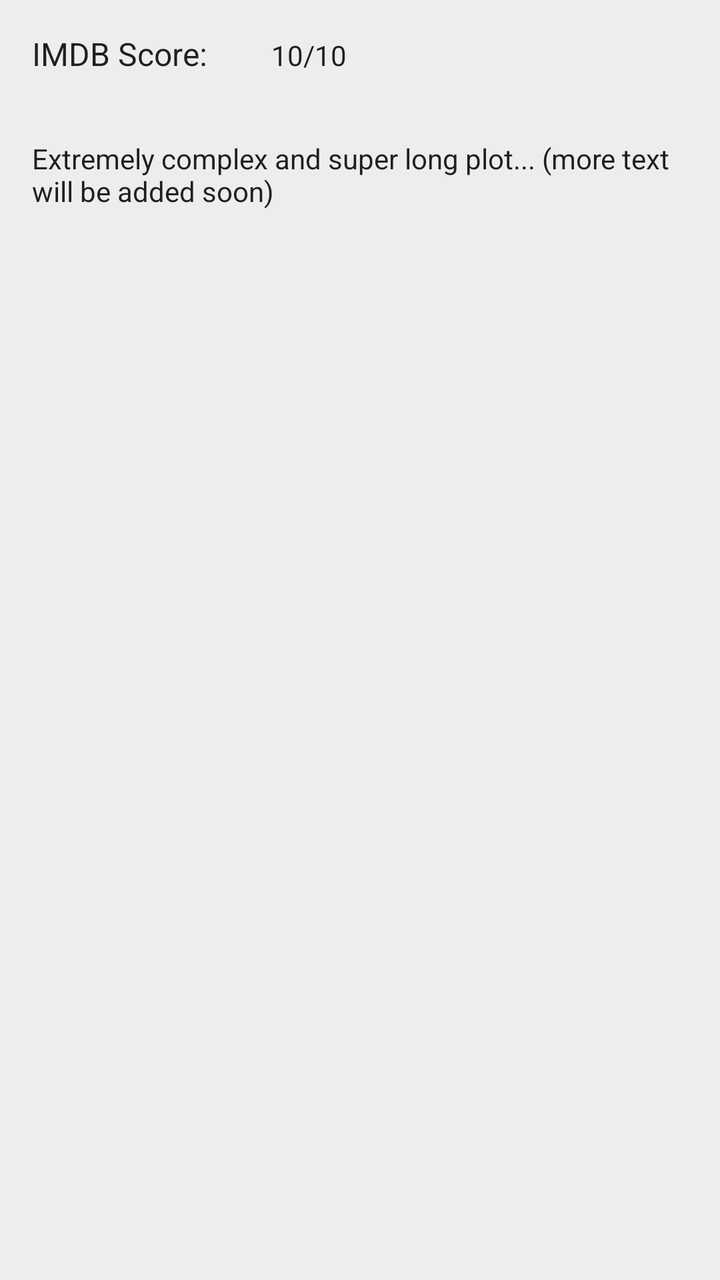
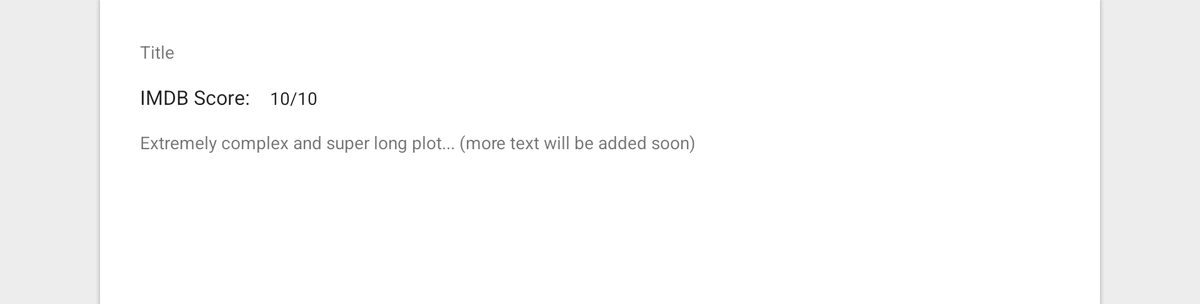

First picture: res/layout/ on a phone held upright. Second picture: the repository's own variant of that layout, on a device whose configuration matches the variant's folder. Source for both follows.
<!-- AndroidManifest.xml: application theme AppTheme -->
<!-- res/layout/content_detail.xml -->
<?xml version="1.0" encoding="utf-8"?>
<android.support.v4.widget.NestedScrollView xmlns:android="http://schemas.android.com/apk/res/android"
    xmlns:app="http://schemas.android.com/apk/res-auto"
    xmlns:tools="http://schemas.android.com/tools"
    android:layout_width="match_parent"
    android:layout_height="match_parent"
    app:layout_behavior="@string/appbar_scrolling_view_behavior"
    tools:context="com.juawapps.openmoviesdb.ui.DetailActivity"
    tools:showIn="@layout/activity_detail">

    <LinearLayout
        android:layout_width="match_parent"
        android:layout_height="match_parent"
        android:orientation="vertical">

        <LinearLayout
            android:layout_width="match_parent"
            android:layout_height="wrap_content"
            android:orientation="horizontal">

            <TextView
                style="@style/TextAppearance.AppCompat.Subhead"
                android:layout_width="wrap_content"
                android:layout_height="wrap_content"
                android:layout_margin="@dimen/text_margin"
                android:text="@string/imdb_score" />

            <TextView
                android:id="@+id/imdb_score"
                style="@style/TextAppearance.AppCompat.Body1"
                android:layout_width="wrap_content"
                android:layout_height="wrap_content"
                android:layout_margin="@dimen/text_margin"
                tools:text="10/10" />
        </LinearLayout>

        <TextView
            android:id="@+id/plot"
            style="@style/TextAppearance.AppCompat.Body1"
            android:layout_width="wrap_content"
            android:layout_height="wrap_content"
            android:layout_margin="@dimen/text_margin"
            tools:text="Extremely complex and super long plot... (more text will be added soon)" />

    </LinearLayout>


</android.support.v4.widget.NestedScrollView>
<!-- res/layout/activity_detail.xml (included above) -->
<android.support.design.widget.CoordinatorLayout xmlns:android="http://schemas.android.com/apk/res/android"
    xmlns:app="http://schemas.android.com/apk/res-auto"
    android:layout_width="match_parent"
    android:layout_height="match_parent">


    <android.support.design.widget.AppBarLayout
        android:layout_width="match_parent"
        android:layout_height="@dimen/detail_photo_height"
        android:background="?attr/colorPrimary"
        android:fitsSystemWindows="true">

        <android.support.design.widget.CollapsingToolbarLayout
            android:id="@+id/collapsing_toolbar_layout"
            android:layout_width="match_parent"
            android:layout_height="match_parent"
            app:collapsedTitleTextAppearance="@style/TextAppearance.AppCompat.Widget.ActionBar.Title.Inverse"
            app:contentScrim="?attr/colorPrimary"
            app:expandedTitleMarginStart="@dimen/activity_horizontal_margin"
            app:expandedTitleTextAppearance="@style/textAppearanceTitleTransparent"
            app:layout_scrollFlags="scroll|exitUntilCollapsed">


            <FrameLayout
                android:id="@+id/photo_container"
                android:layout_width="match_parent"
                android:layout_height="wrap_content"
                android:fitsSystemWindows="true"
                app:layout_collapseMode="parallax"
                app:layout_collapseParallaxMultiplier="@dimen/detail_toolbar_parallax_multiplier">

                <ImageView
                    android:id="@+id/photo"
                    android:layout_width="match_parent"
                    android:layout_height="@dimen/detail_photo_height"
                    android:fitsSystemWindows="true"
                    android:scaleType="centerCrop" />

                <include layout="@layout/header_title" />


            </FrameLayout>

            <android.support.v7.widget.Toolbar
                android:id="@+id/app_bar"
                android:layout_width="match_parent"
                android:layout_height="?actionBarSize"
                android:fitsSystemWindows="true"
                app:contentInsetStart="@dimen/detail_toolbar_horizontal_padding"
                app:layout_collapseMode="pin" />
        </android.support.design.widget.CollapsingToolbarLayout>


    </android.support.design.widget.AppBarLayout>

    <android.support.v4.widget.NestedScrollView
        android:layout_width="match_parent"
        android:layout_height="match_parent"
        android:elevation="@dimen/detail_content_elevation"
        app:behavior_overlapTop="@dimen/detail_overlap_top"
        app:layout_behavior="@string/appbar_scrolling_view_behavior">


        <include layout="@layout/content_detail" />


    </android.support.v4.widget.NestedScrollView>

</android.support.design.widget.CoordinatorLayout>
<!-- res/layout/header_title.xml (included above) -->
<merge xmlns:android="http://schemas.android.com/apk/res/android">

    <View
        android:layout_width="match_parent"
        android:layout_height="@dimen/detail_photo_height"
        android:layout_gravity="bottom"
        android:background="@drawable/photo_background_protection" />

    <TextView
        android:id="@+id/movie_title"
        style="@style/textAppearanceTitleInverse"
        android:layout_width="match_parent"
        android:layout_height="wrap_content"
        android:layout_gravity="bottom"
        android:layout_marginBottom="@dimen/activity_vertical_margin"
        android:layout_marginLeft="@dimen/activity_horizontal_margin"
        android:layout_marginStart="@dimen/activity_horizontal_margin" />

</merge>
<!-- resources referenced by this layout -->
<resources>
  <dimen name="activity_horizontal_margin">16dp</dimen>
  <dimen name="activity_vertical_margin">16dp</dimen>
  <dimen name="detail_content_elevation">8dp</dimen>
  <dimen name="detail_overlap_top">0dp</dimen>
  <dimen name="detail_photo_height">304dp</dimen>
  <dimen name="detail_toolbar_horizontal_padding">72dp</dimen>
  <item name="detail_toolbar_parallax_multiplier" format="float" type="dimen">0.8</item>
  <dimen name="text_margin">16dp</dimen>
  <!-- drawable photo_background_protection (drawable) -->
  <shape xmlns:android="http://schemas.android.com/apk/res/android"
      android:shape="rectangle">
      <gradient
          android:angle="90"
  
          android:startColor="#3000"
          android:centerColor="#0000"
          android:endColor="#0000"
          android:type="linear"
          android:useLevel="false" />
  </shape>
  <string name="imdb_score">IMDB Score:</string>
  <style name="textAppearanceTitleInverse" parent="TextAppearance.AppCompat.Title.Inverse">
          <item name="android:textSize">@dimen/detail_title_text_size</item>
          <item name="android:maxLines">2</item>
      </style>
  <style name="textAppearanceTitleTransparent" parent="TextAppearance.AppCompat.Title">
          <item name="android:textSize">8dp</item>
          <item name="android:maxLines">2</item>
          <item name="android:textColor">#0000</item>
      </style>
  <style name="AppTheme" parent="Theme.AppCompat.Light.DarkActionBar">
          
          <item name="colorPrimary">@color/colorPrimary</item>
          <item name="colorPrimaryDark">@color/colorPrimaryDark</item>
          <item name="colorAccent">@color/colorAccent</item>
          <item name="android:windowBackground">@color/color_background</item>
      </style>
  <dimen name="detail_title_text_size">@dimen/abc_text_size_headline_material</dimen>
  <color name="colorPrimary">#EABB00 </color>
  <color name="colorPrimaryDark">#DBB300</color>
  <color name="colorAccent">#6E9200</color>
  <color name="color_background">#EDEDED</color>
</resources>
<!-- res/layout-w820dp/content_detail.xml (the repository's variant of the layout above) -->
<!-- drawn on a 7-inch tablet turned sideways -->
<?xml version="1.0" encoding="utf-8"?>
<android.support.v7.widget.CardView xmlns:android="http://schemas.android.com/apk/res/android"
    xmlns:app="http://schemas.android.com/apk/res-auto"
    xmlns:tools="http://schemas.android.com/tools"
    android:layout_width="800dp"
    android:layout_height="wrap_content"
    android:layout_gravity="center_horizontal"
    android:paddingBottom="@dimen/detail_body_bottom_margin"
    app:cardCornerRadius="0dp">

    <LinearLayout
        android:layout_width="match_parent"
        android:layout_height="match_parent"
        android:orientation="vertical"
        android:padding="@dimen/sides_padding">

        <TextView
            android:id="@+id/movie_title"
            style="@style/textAppearanceTitle"
            android:layout_width="match_parent"
            android:layout_margin="@dimen/text_margin"
            android:layout_height="wrap_content"
            tools:text="Title"/>

        <LinearLayout
            android:layout_width="match_parent"
            android:layout_height="wrap_content"
            android:layout_marginStart="@dimen/text_margin"
            android:orientation="horizontal">

            <TextView
                style="@style/TextAppearance.AppCompat.Subhead"
                android:layout_width="wrap_content"
                android:layout_height="wrap_content"
                android:layout_marginEnd="@dimen/text_margin"
                android:text="@string/imdb_score" />

            <TextView
                android:id="@+id/imdb_score"
                style="@style/TextAppearance.AppCompat.Body1"
                android:layout_width="wrap_content"
                android:layout_height="wrap_content"
                tools:text="10/10" />
        </LinearLayout>


        <TextView
            android:id="@+id/plot"
            style="@style/textAppearanceBody"
            android:layout_width="wrap_content"
            android:layout_height="wrap_content"
            android:layout_margin="@dimen/text_margin"
            android:paddingBottom="@dimen/detail_body_bottom_margin"
            tools:text="Extremely complex and super long plot... (more text will be added soon)" />
    </LinearLayout>


</android.support.v7.widget.CardView>
<!-- resources referenced by the variant -->
<!-- as a 7-inch tablet turned sideways resolves them -->
<resources>
  <dimen name="detail_body_bottom_margin">88dp</dimen>
  <!-- from res/values-w820dp/ -->
  <dimen name="sides_padding">16dp</dimen>
  <dimen name="text_margin">16dp</dimen>
  <string name="imdb_score">IMDB Score:</string>
  <style name="AppTheme" parent="Theme.AppCompat.Light.DarkActionBar">
          
          <item name="colorPrimary">@color/colorPrimary</item>
          <item name="colorPrimaryDark">@color/colorPrimaryDark</item>
          <item name="colorAccent">@color/colorAccent</item>
          <item name="android:windowBackground">@color/color_background</item>
      </style>
  <color name="colorPrimary">#EABB00 </color>
  <color name="colorPrimaryDark">#DBB300</color>
  <color name="colorAccent">#6E9200</color>
  <color name="color_background">#EDEDED</color>
</resources>
